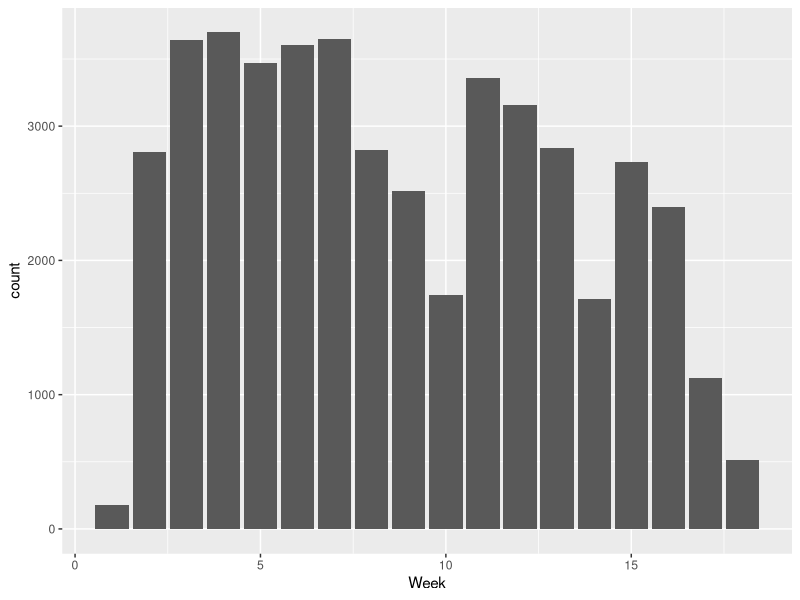
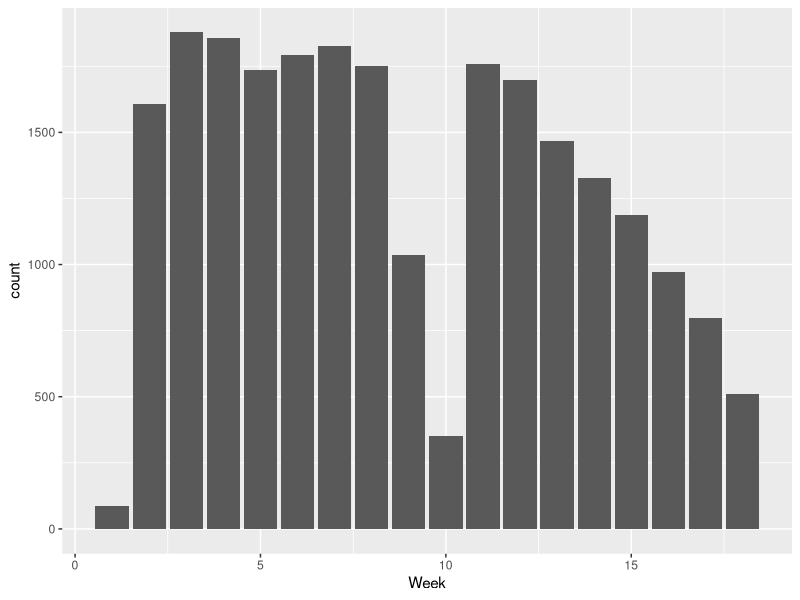
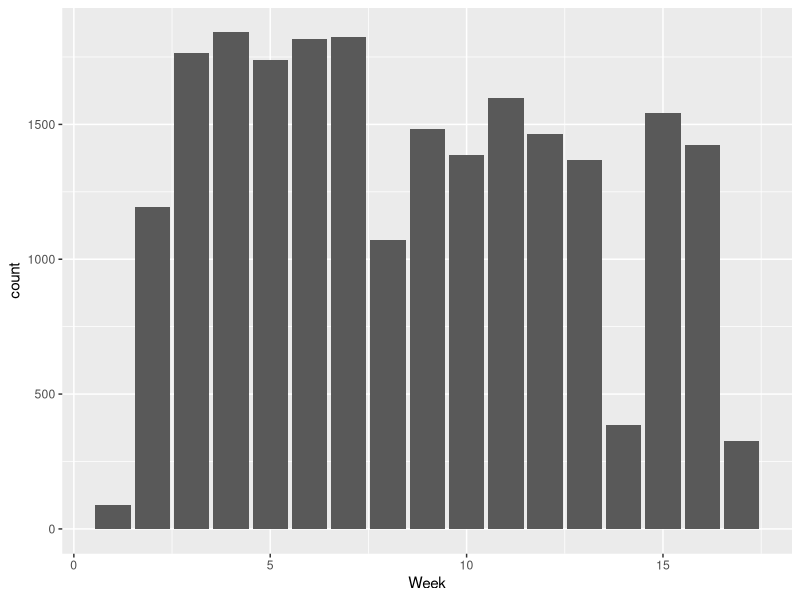

The R script that drew these images, in order:
## ---- chunk 1
knitr::opts_chunk$set(echo = TRUE, message=FALSE, warning=FALSE, cache=TRUE, 
                      fig.width=7, fig.height=3, fig.align = "center")
library(readr)
library(dplyr)
library(ggplot2)
library(lubridate)
## ---- chunk 2

flex_data <- read_csv("flex_data.csv") 
flex_data <- flex_data %>% mutate(Time = mdy_hm(Time)) %>% mutate(Week = week(Time))

flex_data <-flex_data %>% filter(Time >= '2019-01-20' & Time <= '2019-12-19') %>%  filter(Price > 0)

spring <- flex_data %>% filter(Time <= '2019-5-20') %>% mutate(Week = Week-2)
fall <- flex_data %>% filter(Time >= '2019-8-31') %>% mutate (Week = Week-34)
spring_and_fall <- full_join(spring, fall)

ggplot(spring_and_fall) + geom_bar(aes(x=Week))
ggplot(spring) + geom_bar(aes(x=Week))
ggplot(fall) + geom_bar(aes(x=Week))
